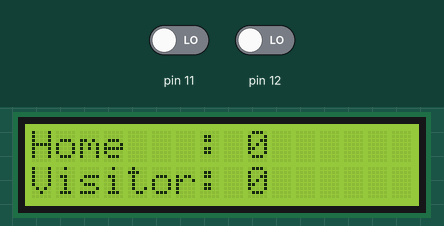
The sketch below on a simulated Arduino Uno, built with avr-gcc and run on an emulated ATmega328P. Parts: 16×2 character LCD. The inputs (shaded band) are chosen by the test bench; at power-on: pin 11 LOW, pin 12 LOW.

Above: at 1.2 s.
1.3 s: pin 11 driven HIGH
At 2.7 s:
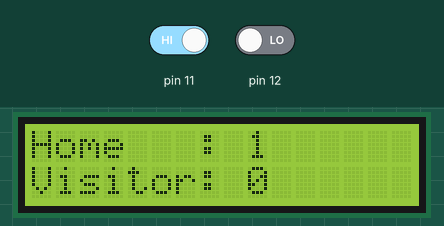
Timing chart, 0 to 4.3 s (numbered marks = the images above; inputs shaded):
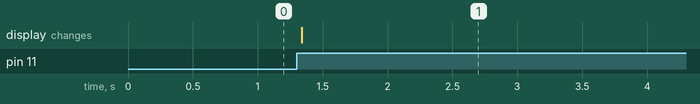

Measured:
- after the input at 1.3 s, the display: changes at once (image 1)

The sketch:

W06T03.Button.Controlled.Scoreboard.ino
```cpp
/*
 Name:		W06T03.ino
 Test:		W06T03.I2C.2x16-LCD.Button.Controlled.Scoreboard
 Created:	4/7/2017 7:21:52 AM
 Author:	coskun
*/
#include "Button.h"
#include <Wire.h>
#include <LiquidCrystal_I2C.h>
LiquidCrystal_I2C lcd(0x27, 2, 1, 0, 4, 5, 6, 7, 3, POSITIVE);
String mesaj = "iyi gunler!";

bool buton1_state = false;
bool buton2_state = false;
int sayac1 = 0, sayac2 = 0;
bool a,b;
Button myButton1;
Button myButton2;

// the setup function runs once when you press reset or power the board
void setup() {
	lcd.begin(16,2);
	lcd.backlight();
	Serial.begin(9600);
	pinMode(11,INPUT);
	pinMode(12,INPUT);
}

// the loop function runs over and over again until power down or reset
void loop() {
	a = (bool) digitalRead(11);
	b = (bool) digitalRead(12);

	myButton1.processButton(a);
	sayac2 = myButton2.processButton(b, sayac2);

	if (myButton1.isPressed())
	{
		sayac1++;
	}

	//Butona Bak: (Inline Function Below)
	//sayac1 = processButton(a,buton1_state,sayac1,0);
	//sayac2 = processButton(b,buton2_state,sayac2,1);

	lcd.home();
	lcd.setCursor(0,0);
	lcd.print("Home   : " + String(sayac1)); // you can use that   myButton1.Counter;  instead of sayac1
	lcd.setCursor(0,1);
	lcd.print("Visitor: " + String(sayac2));
	//delay(500);
}


//Butona Bak:
int processButton(bool b, bool state, int sayac, int buton_no){
	Serial.println("b_Giris: " + String(b) + "state_Giris: " + String(state) + "sayac_G: " + String(sayac));
  if (b==true)
  {
	if (state == false)
	{
		state = true;
		sayac++;
	}
  }
  else
  {
	state=false;
  }
  if(buton_no==0)buton1_state = state;
  if(buton_no==1)buton2_state = state;

  return sayac;
}
```

Button.h
```cpp
#ifndef Button_h
#define	Button_h

#if ARDUINO >= 100
  #include "Arduino.h"
#else
  #include "WProgram.h"
#endif

#pragma once
class Button
{
private:
	/*static unsigned int btn_number;*/
	bool is_pressed;
public:
	bool ButtonState;
	String Name;
	int Counter;


	Button(void)
	{
		/*btn_number=0;*/
		is_pressed = false;
		ButtonState = false;
		Name = "UNNAMED_BUTTON";
		Counter = 0;
	}

	~Button(void)
	{
	}

	// This sends only one TRUE value on user's tap time,
	// than immediately return FALSE even button is still pressed.
	bool isPressed(void)
	{
		return is_pressed;
	}

	// Sample: processButton(digitalRead(pinNo));
	void processButton(bool val){
	  if (val==true)
	  {
		if (ButtonState == false)
		{
			ButtonState = true;
			is_pressed = true;
			Counter++;
			return;
		}
		is_pressed = false;
	  }
	  else
	  {
		ButtonState= false;
	  }
	}

	int processButton(bool val, int counter){
	  if (val==true)
	  {
		if (ButtonState == false)
		{
			ButtonState = true;
			is_pressed = true;
			Counter = ++counter;
			return;
		}
		is_pressed = false;
	  }
	  else
	  {
		ButtonState= false;
	  }

	  return counter;
	}
};

#endif
```
